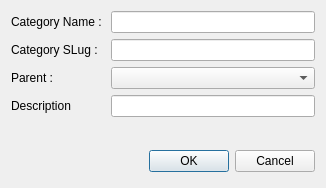
<ui version="4.0" >
 <class>AddCategoryDialog</class>
 <widget class="QDialog" name="AddCategoryDialog" >
  <property name="geometry" >
   <rect>
    <x>0</x>
    <y>0</y>
    <width>326</width>
    <height>188</height>
   </rect>
  </property>
  <property name="windowTitle" >
   <string>Dialog</string>
  </property>
  <layout class="QGridLayout" name="gridLayout" >
   <item row="7" column="0" colspan="2" >
    <layout class="QHBoxLayout" >
     <property name="spacing" >
      <number>6</number>
     </property>
     <property name="margin" >
      <number>0</number>
     </property>
     <item>
      <spacer>
       <property name="orientation" >
        <enum>Qt::Horizontal</enum>
       </property>
       <property name="sizeHint" stdset="0" >
        <size>
         <width>131</width>
         <height>31</height>
        </size>
       </property>
      </spacer>
     </item>
     <item>
      <widget class="QPushButton" name="okButton" >
       <property name="text" >
        <string>OK</string>
       </property>
      </widget>
     </item>
     <item>
      <widget class="QPushButton" name="cancelButton" >
       <property name="text" >
        <string>Cancel</string>
       </property>
      </widget>
     </item>
    </layout>
   </item>
   <item row="1" column="0" >
    <widget class="QLabel" name="label" >
     <property name="text" >
      <string>Category Name : </string>
     </property>
    </widget>
   </item>
   <item row="1" column="1" >
    <widget class="QLineEdit" name="txtCategory" />
   </item>
   <item row="6" column="0" colspan="2" >
    <spacer name="verticalSpacer" >
     <property name="orientation" >
      <enum>Qt::Vertical</enum>
     </property>
     <property name="sizeHint" stdset="0" >
      <size>
       <width>20</width>
       <height>40</height>
      </size>
     </property>
    </spacer>
   </item>
   <item row="2" column="1" >
    <widget class="QLineEdit" name="txtSLug" />
   </item>
   <item row="2" column="0" >
    <widget class="QLabel" name="label_2" >
     <property name="text" >
      <string>Category SLug : </string>
     </property>
    </widget>
   </item>
   <item row="4" column="0" >
    <widget class="QLabel" name="label_3" >
     <property name="text" >
      <string>Description</string>
     </property>
    </widget>
   </item>
   <item row="4" column="1" >
    <widget class="QLineEdit" name="txtDescription" />
   </item>
   <item row="3" column="0" >
    <widget class="QLabel" name="label_4" >
     <property name="text" >
      <string>Parent :</string>
     </property>
    </widget>
   </item>
   <item row="3" column="1" >
    <widget class="QComboBox" name="comboParent" />
   </item>
  </layout>
 </widget>
 <resources/>
 <connections>
  <connection>
   <sender>okButton</sender>
   <signal>clicked()</signal>
   <receiver>AddCategoryDialog</receiver>
   <slot>accept()</slot>
   <hints>
    <hint type="sourcelabel" >
     <x>278</x>
     <y>253</y>
    </hint>
    <hint type="destinationlabel" >
     <x>96</x>
     <y>254</y>
    </hint>
   </hints>
  </connection>
  <connection>
   <sender>cancelButton</sender>
   <signal>clicked()</signal>
   <receiver>AddCategoryDialog</receiver>
   <slot>reject()</slot>
   <hints>
    <hint type="sourcelabel" >
     <x>369</x>
     <y>253</y>
    </hint>
    <hint type="destinationlabel" >
     <x>179</x>
     <y>282</y>
    </hint>
   </hints>
  </connection>
 </connections>
</ui>
